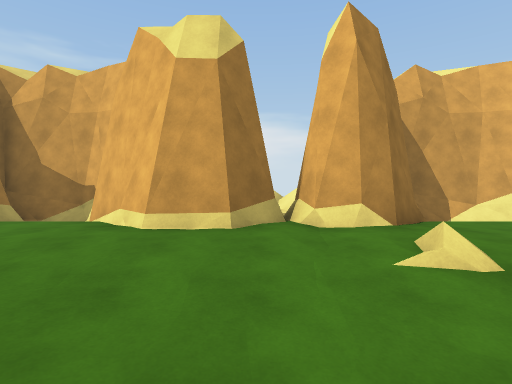
view 1 (above)

22 first-person views from a walk through a scene from a Unity 3-D project. The camera is 1.5 m above the floor, tilts 4° down and sees 85° across. The floor is counted in squares, 2 m on a side. Each view is taken from the middle of a square. On the plan, view 1 faces up. The plan holds only what a view shows up to about 10 squares ahead; the rest is blank. The place goes on beyond the plan. The player is left out. Some animated figures are not drawn.

view 2
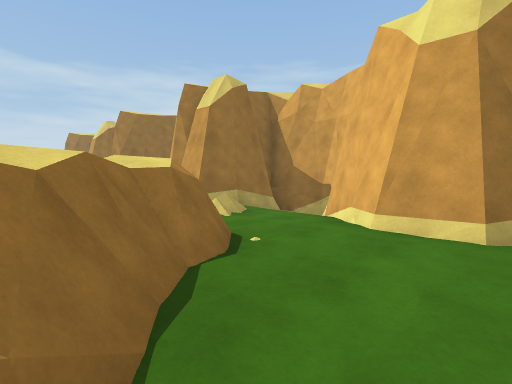

view 3
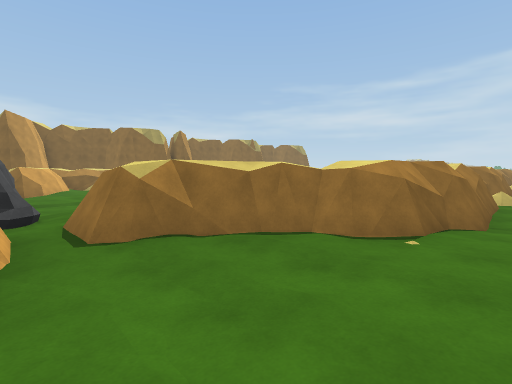

view 4
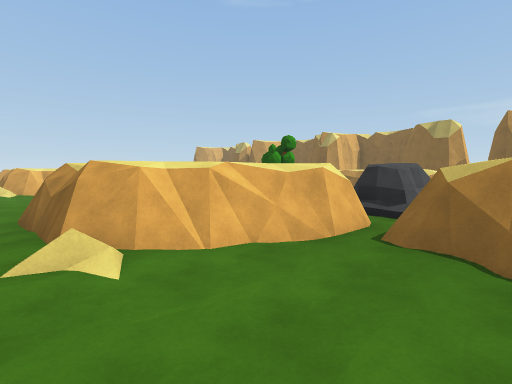

view 5
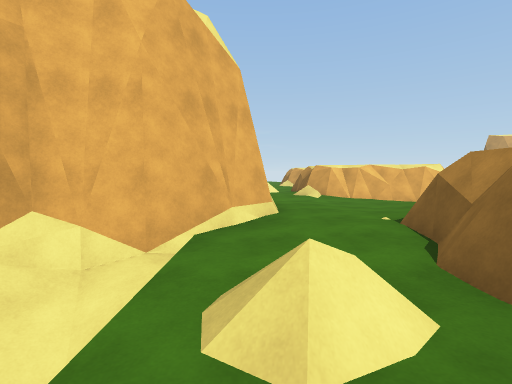

view 6
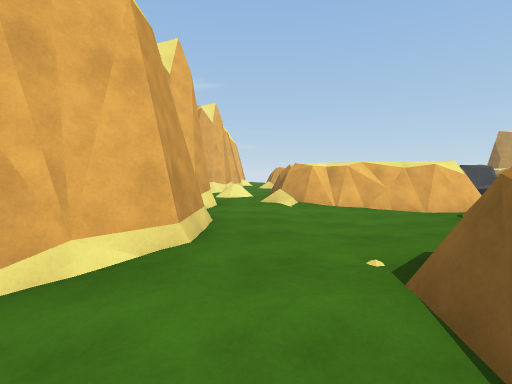

view 7
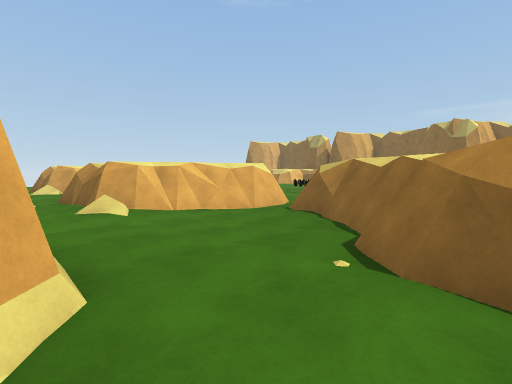

view 8
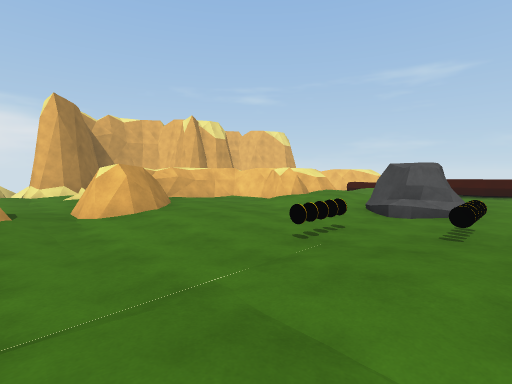

view 9
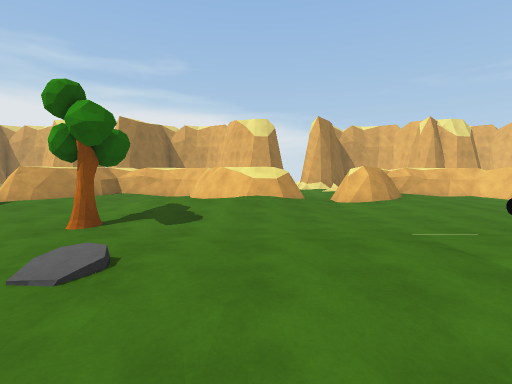

view 10
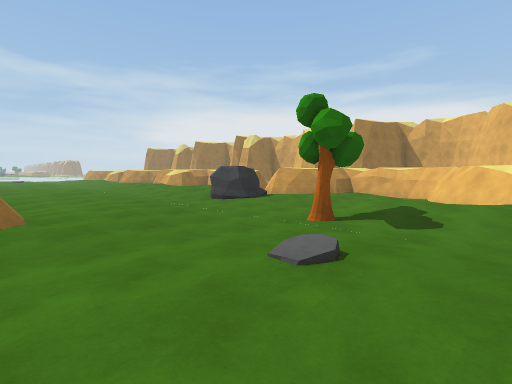

view 11
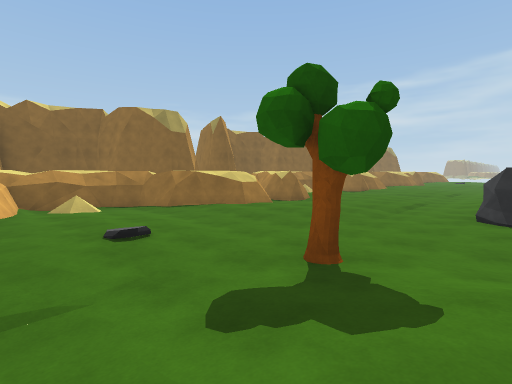

view 12
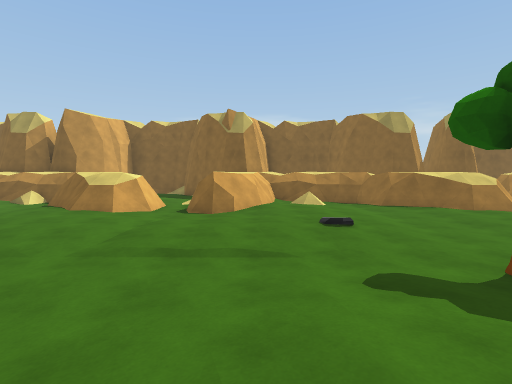

view 13
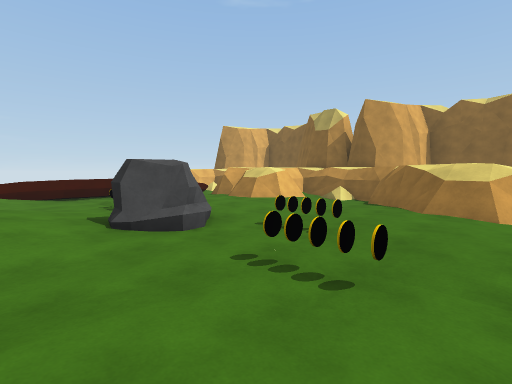

view 14
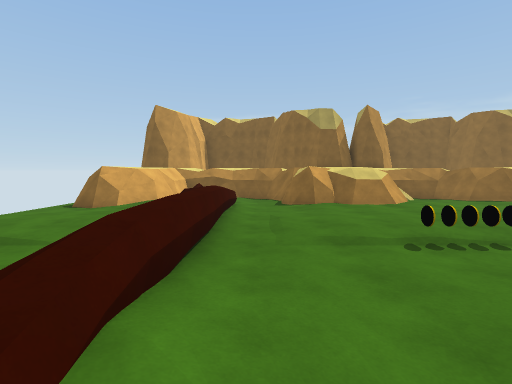

view 15
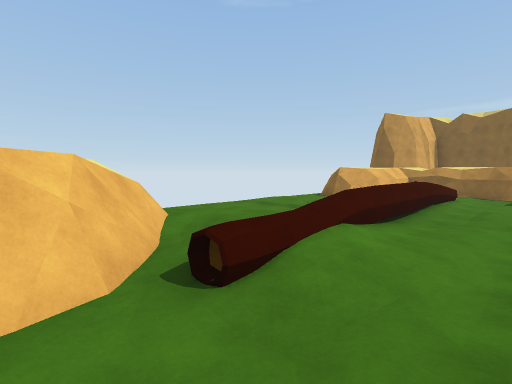

view 16
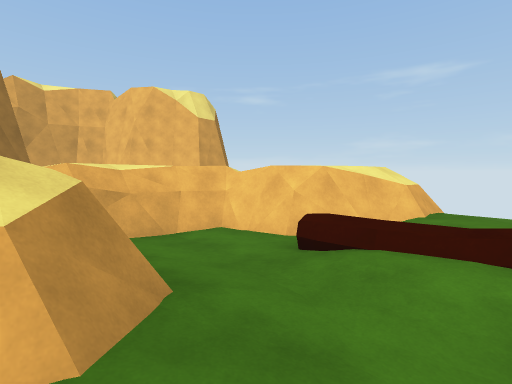

view 17
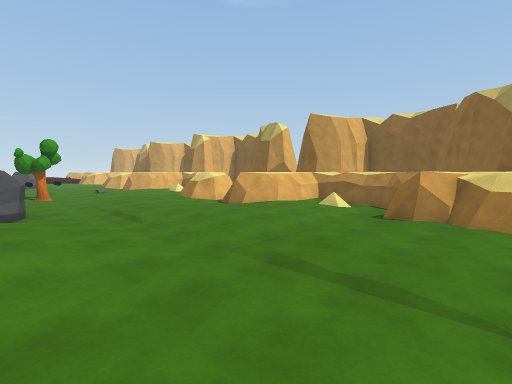

view 18
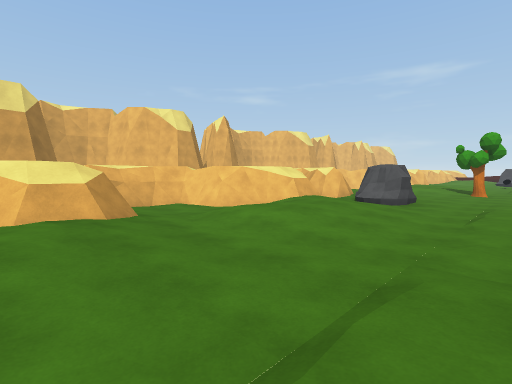

view 19
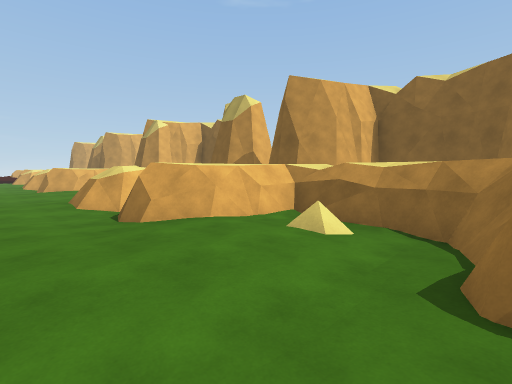

view 20
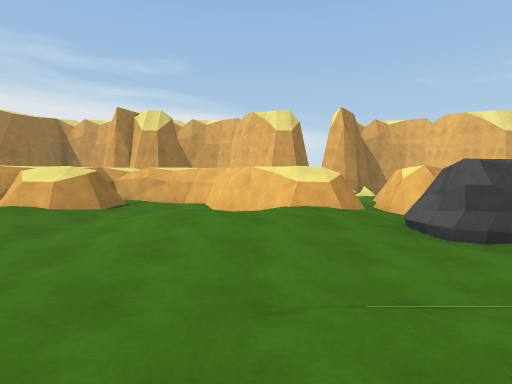

view 21
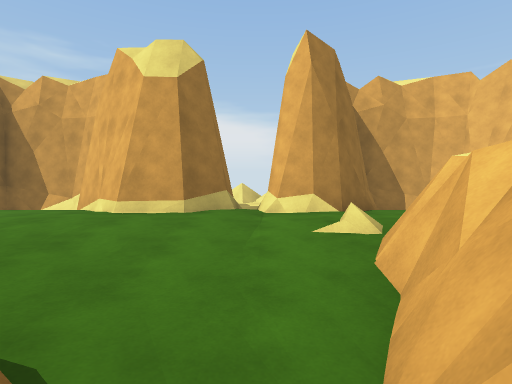

view 22
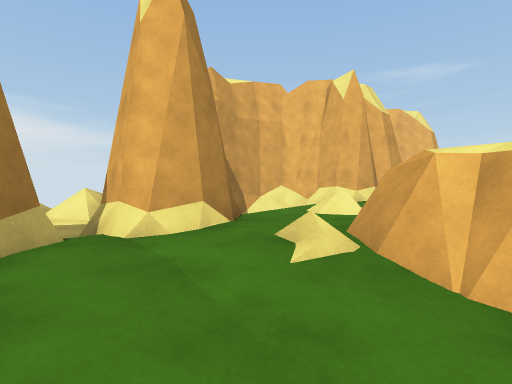

### Floor plan
Key: @ floor where view 1 was taken; # wall or solid block; . main floor; : floor 0.25 m higher than the main floor; - floor 0.25 m lower than the main floor; _ floor 0.75 m lower than the main floor; / step, stairs or slope; = window, fence, low wall or low ledge; ^ raised ledge; R rock; T tree; O other object.
Columns run from 7 left of view 1 to 25 right of it. Each row starts with its distance up from view 1.
  9                  //
  8                  _/
  7  ###      ####   _  ###
  6  ##/    ###//## #_ ##/##
  5  ##/#######///######///#
  4  #/-./####-//-.##.#.-/-##
  3  ..-.......--........-..
  2  ####..-.#####/.--=#######
  1  #####.--######.--######  ###
  0  #.-###@###.-####-##..-#  .-##
 -1 #^/--#^###..--#^#-##.--##^/-##^
 -2 //..::/./....:://-...-:://../:/
 -3 :.-.:::.RR.-.:::.-...-:::.-./::
 -4 ..--...-/----...------....--/..-/
 -5 ------------T------OO-RROO--/---/
 -6 ...-......----......OO/R...-=....
 -7 ...-.......--........-.....-= ...
 -8 ...-...-....-...--.........-= .--
 -9 ###-../#-##.-...#-##/../###-= /#-
-10  ##-..## ###-..##-####-/###-  ##
-11   ##/.##   ##/.# .. ##//^ ##/.#
-12    ####     ##^#     ####  ####

Positions as (right, up) in squares from view 1, and headings:
1: (0, 0), facing up
2: (0, 0), facing up-left
3: (1, 3), facing down-left
4: (-1, 3), facing down-right
5: (3, 4), facing right
6: (5, 3), facing right
7: (6, 4), facing down-right
8: (9, -7), facing up-right
9: (8, -9), facing up
10: (8, -9), facing up-left
11: (8, -3), facing down-left
12: (8, -2), facing down
13: (11, -3), facing down-right
14: (20, -2), facing down
15: (19, 0), facing down-right
16: (18, -3), facing up-right
17: (-7, -3), facing down-right
18: (-7, -6), facing up-right
19: (-5, -7), facing down-right
20: (-2, -7), facing up
21: (10, -1), facing up
22: (9, 1), facing up-right
